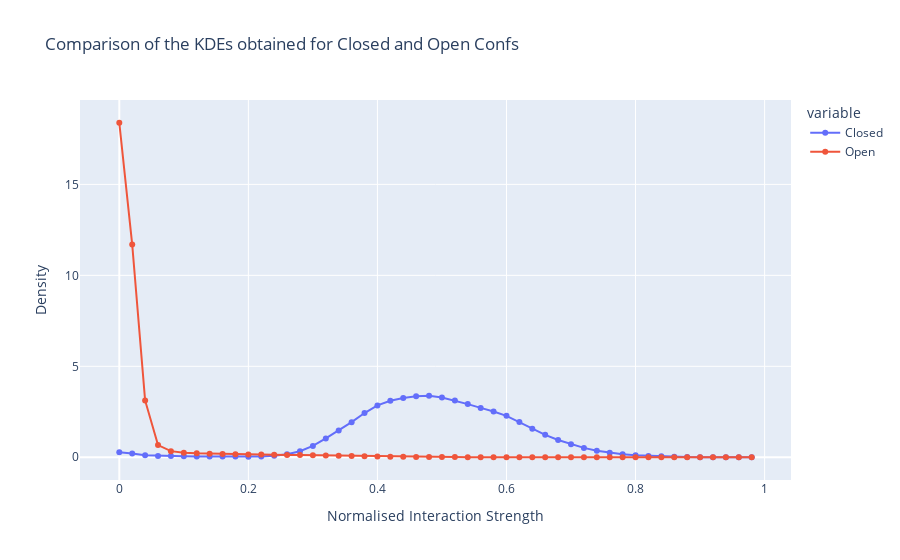

This figure's notebook cell:
### Code cell
fig = px.line(interaction_df, x="Normalised Interaction Strength", y=["Closed", "Open"], 
    markers=True, title="Comparison of the KDEs obtained for Closed and Open Confs"
)
fig.update_layout(yaxis_title="Density")
fig.show() # to make this plot interactive, remove "svg" and run the cell block.

### Figure 1 — Plotly figure (JSON) as saved in the notebook; plotly's stock layout.template omitted (floating-point values rounded to 4 significant figures)
{"data": [{"hovertemplate": "variable=Closed<br>Normalised Interaction Strength=%{x}<br>value=%{y}<extra></extra>", "legendgroup": "Closed", "line": {"color": "#636efa", "dash": "solid"}, "marker": {"symbol": "circle"}, "mode": "lines+markers", "name": "Closed", "orientation": "v", "showlegend": true, "type": "scatter", "x": [0.0, 0.02, 0.04, 0.06, 0.08, 0.1, 0.12, 0.14, 0.16, 0.18, 0.2, 0.22, 0.24, 0.26, 0.28, 0.3, 0.32, 0.34, 0.36, 0.38, 0.4, 0.42, 0.44, 0.46, 0.48, 0.5, 0.52, 0.54, 0.56, 0.58, 0.6, 0.62, 0.64, 0.66, 0.68, 0.7, 0.72, 0.74, 0.76, 0.78, 0.8, 0.82, 0.84, 0.86, 0.88, 0.9, 0.92, 0.94, 0.96, 0.98], "xaxis": "x", "y": [0.2696, 0.2084, 0.1053, 0.07512, 0.07377, 0.05699, 0.03641, 0.03467, 0.03835, 0.03443, 0.03141, 0.04297, 0.08021, 0.1653, 0.3328, 0.625, 1.033, 1.472, 1.93, 2.431, 2.849, 3.107, 3.254, 3.358, 3.381, 3.284, 3.117, 2.921, 2.713, 2.517, 2.276, 1.935, 1.572, 1.233, 0.9454, 0.7117, 0.5138, 0.3598, 0.25, 0.1652, 0.1065, 0.07513, 0.05003, 0.02473, 0.009671, 0.004038, 0.001331, 0.000235, 0.0002808, 0.001197], "yaxis": "y"}, {"hovertemplate": "variable=Open<br>Normalised Interaction Strength=%{x}<br>value=%{y}<extra></extra>", "legendgroup": "Open", "line": {"color": "#EF553B", "dash": "solid"}, "marker": {"symbol": "circle"}, "mode": "lines+markers", "name": "Open", "orientation": "v", "showlegend": true, "type": "scatter", "x": [0.0, 0.02, 0.04, 0.06, 0.08, 0.1, 0.12, 0.14, 0.16, 0.18, 0.2, 0.22, 0.24, 0.26, 0.28, 0.3, 0.32, 0.34, 0.36, 0.38, 0.4, 0.42, 0.44, 0.46, 0.48, 0.5, 0.52, 0.54, 0.56, 0.58, 0.6, 0.62, 0.64, 0.66, 0.68, 0.7, 0.72, 0.74, 0.76, 0.78, 0.8, 0.82, 0.84, 0.86, 0.88, 0.9, 0.92, 0.94, 0.96, 0.98], "xaxis": "x", "y": [18.39, 11.69, 3.124, 0.6689, 0.3365, 0.252, 0.2133, 0.1943, 0.1804, 0.1602, 0.1497, 0.1452, 0.1306, 0.1203, 0.1179, 0.1058, 0.09437, 0.08485, 0.06874, 0.05688, 0.04569, 0.02982, 0.02067, 0.0164, 0.01363, 0.01279, 0.00933, 0.006797, 0.004937, 0.004579, 0.005111, 0.002786, 0.0005999, 4.973e-05, 1.569e-06, 1.867e-08, 8.313e-11, 1.377e-13, 8.45e-17, 1.917e-20, 1.604e-24, 4.948e-29, 5.622e-34, 2.351e-39, 3.62e-45, 2.05e-51, 4.273e-58, 3.277e-65, 9.245e-73, 9.596e-81], "yaxis": "y"}], "layout": {"legend": {"title": {"text": "variable"}, "tracegroupgap": 0}, "title": {"text": "Comparison of the KDEs obtained for Closed and Open Confs"}, "xaxis": {"anchor": "y", "domain": [0, 1], "title": {"text": "Normalised Interaction Strength"}}, "yaxis": {"anchor": "x", "domain": [0, 1], "title": {"text": "Density"}}}}
